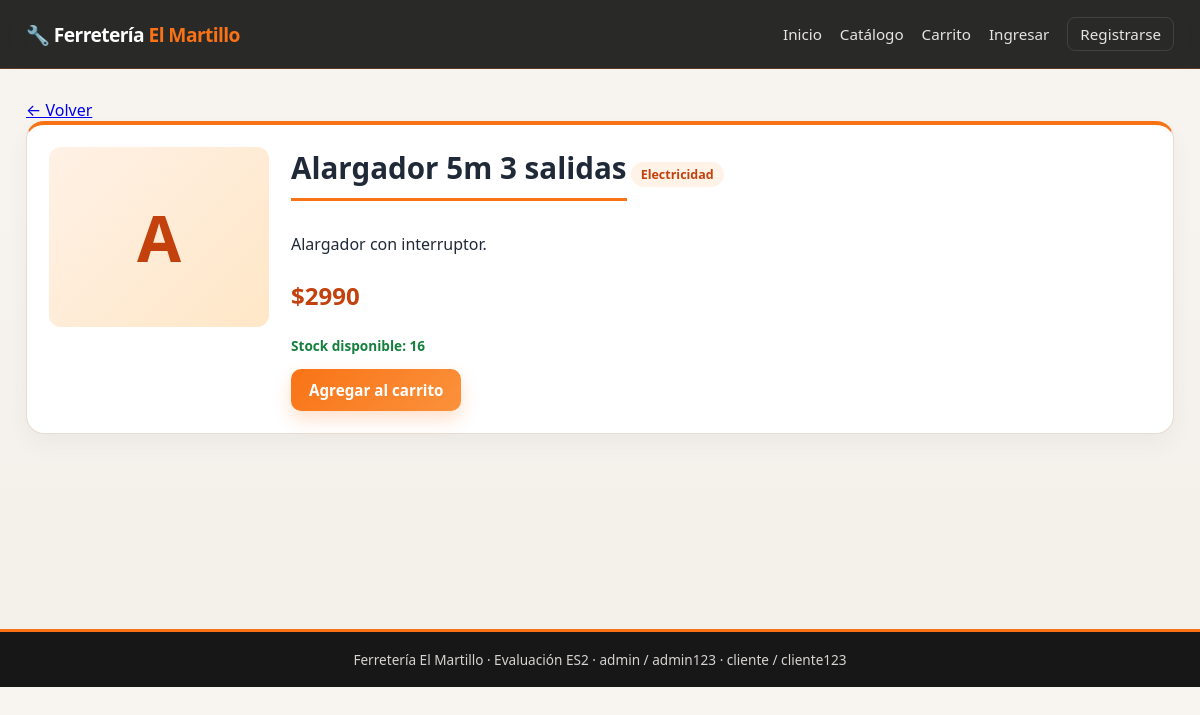
Page /producto/40/ on the earlier database version.
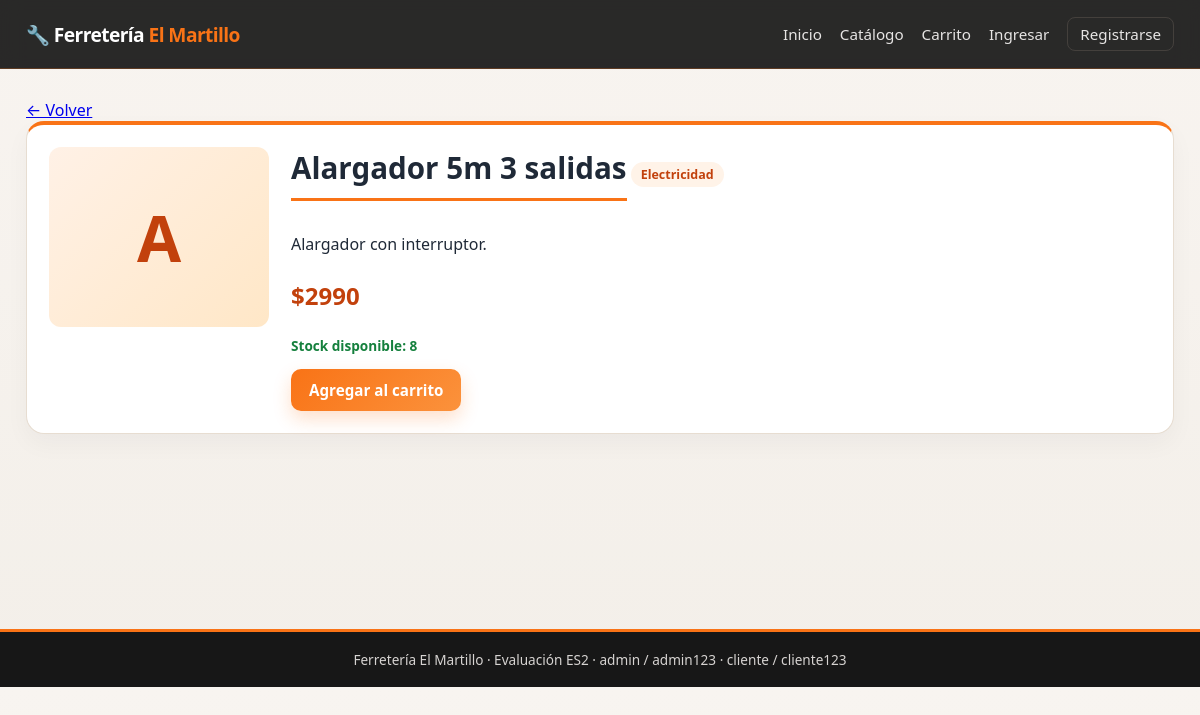
Same page on the later database version.
### productos/models.py (models this page shows, shortened)
class Producto(models.Model):
    nombre = models.CharField(max_length=120)
    descripcion = models.TextField(blank=True, default="")
    precio = models.PositiveIntegerField(help_text="Precio en CLP")
    stock = models.PositiveIntegerField(default=0)
    categoria = models.ForeignKey(
        Categoria, on_delete=models.SET_NULL, null=True, blank=True,
        related_name="productos"
    )
    class Meta:
        ordering = ["nombre"]

class Categoria(models.Model):
    nombre = models.CharField(max_length=80, unique=True)
    descripcion = models.TextField(blank=True, default="")
    class Meta:
        ordering = ["nombre"]
        verbose_name_plural = "categorías"

### productos/views.py (the view)
# urls.py: path("producto/<int:pk>/", views.detalle, name="detalle"),
def detalle(request, pk):
    producto = get_object_or_404(Producto, pk=pk)
    _, _, cart_count = _cart_detalle(_get_cart(request))
    return render(request, "detalle.html", {"producto": producto, "cart_count": cart_count})

### productos/views.py (called while the page is built, shortened)
def _get_cart(request):
    return request.session.get("carrito", {})

def _cart_detalle(cart):
    items = []
    total = 0
    count = 0
    if not cart:
        return items, total, count

### templates/detalle.html (shortened to what this page needs)
{% extends "base.html" %}
{% block content %}
<a href="{% url 'tienda' %}">← Volver</a>
<div class="detail">
  <div class="thumb big">{{ producto.nombre|first|upper }}</div>
  <div>
    <h1>{{ producto.nombre }}</h1>
    <p class="cat">{{ producto.categoria.nombre|default:"Sin categoría" }}</p>
    <p>{{ producto.descripcion|default:"Sin descripción." }}</p>
    <p class="price big">${{ producto.precio }}</p>
    <p class="stock">Stock disponible: {{ producto.stock }}</p>
    {% if producto.stock > 0 %}
      <a class="btn" href="{% url 'carrito_agregar' producto.id %}">Agregar al carrito</a>
    {% else %}
      <span class="btn disabled">Sin stock</span>
    {% endif %}
  </div>
</div>
{% endblock %}

Differences in the rows shown:
changed Producto "Alargador 5m 3 salidas": stock "16" → "8"
